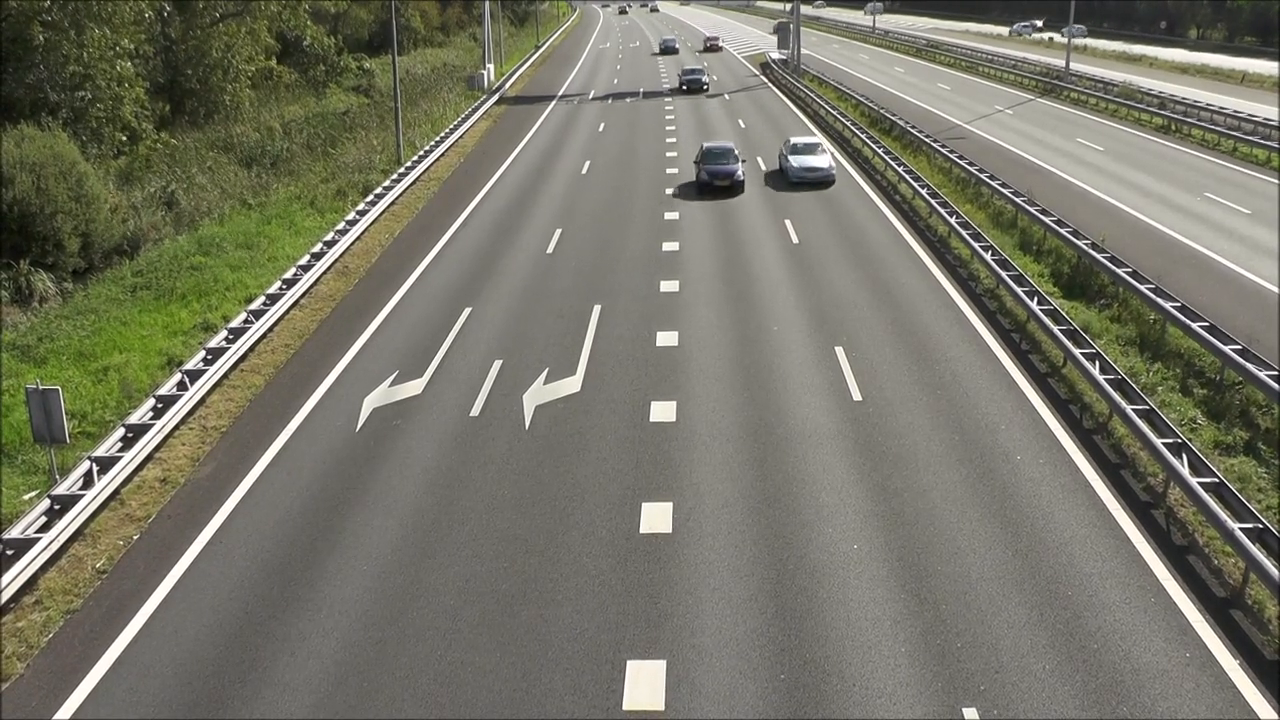
#> input picture frame 33 of Phase2/WhatsApp Video 2022-05-22 at 1.04.00 PM.mp4, 1280 x 720 px, given in place of project_video.mp4, which was not available
$ python main.py
#> lines starting #> are read from the running program, lines starting #| are printed output that depends on the picture; after the words box and inside, x2 and y2 are one past the last pixel; in counts of white or black regions, pixels touching at a corner belong together; pictures that were not available may be replaced by others from this repository, and a replacement may not be noted
import matplotlib.pylab as plt
import cv2
import numpy as np

offset_width = 100

def region(image):
    """This function isolates certain the region that contains the lane lines
    it takes the image we want (We will pass the canny results) to isolate and
    produces the masked image based on our defined region of interest"""

    height, width = image.shape
    region_of_interest = np.array([[(offset_width, height), (550, 350), (1200, height)]])
    mask = np.zeros_like(image)  # Mask now is black image
    mask = cv2.fillPoly(mask, region_of_interest, 255)  # Fill region with white
    mask = cv2.bitwise_and(image, mask)  # Isolate edges that correspond with lane lines

    return mask


def average(image, lines):
    """This function averages hough lines result. it finds m and c of line
    and outputs 2 solid lines instead (one on each side)"""

    left = []
    right = []
    for line in lines:
        x1, y1, x2, y2 = line.reshape(4)
        parameters = np.polyfit((x1, x2), (y1, y2), 1)
        m = parameters[0]
        c = parameters[1]
        if m < 0:
            left.append((m, c))
        else:
            right.append((m, c))

    right_avg = np.average(right, axis=0)
    left_avg = np.average(left, axis=0)
    left_line = make_points(image, left_avg)
    right_line = make_points(image, right_avg)
    return np.array([left_line, right_line])


def edge_detection(img, gray_img, blurred_img):
    """
    # Canny Edge Detection
    Note: Regular canny detection will not work if the lanes has yellow color.
    You can use the following canny() function to reduce overhead **IF** the lanes are only white.
    However, the yellow detection code also detects white lanes anyways.

    edges = cv2.Canny(blurred_img, 50, 150)
    """

    hsv_img = cv2.cvtColor(img, cv2.COLOR_RGB2HSV)
    lower_yellow = np.array([20, 100, 100], dtype="uint8")  # Yellow Ranges
    upper_yellow = np.array([100, 255, 255], dtype="uint8")  # Yellow Ranges
    yellow_mask = cv2.inRange(hsv_img, lower_yellow, upper_yellow)
    white_mask = cv2.inRange(gray_img, 200, 255)
    yw_mask = cv2.bitwise_or(white_mask, yellow_mask)
    edges = cv2.bitwise_and(gray_img, yw_mask)
    return edges


def make_points(image, average):
    try:
        m, c = average
    except TypeError:
        m, c = 0.001, 0
    y1 = int(image.shape[0])
    y2 = int(y1 * (3.3 / 5))
    x1 = int((y1 - c) // m)
    x2 = int((y2 - c) // m)
    return np.array([x1, y1, x2, y2])


def display_lines(image, lines):
    lines_image = np.zeros_like(image, 'uint8')
    poly_image = np.zeros_like(image, 'uint8')
    points = []

    if lines is not None:
        for line in lines:
            x1, y1, x2, y2 = line
            cv2.line(lines_image, (int(x1), int(y1)), (int(x2), int(y2)), (255, 0, 0), 10)

            # Fill space between lines
            if x1 < x2:
                points.append([x1, y1])
                points.append([x2, y2])
            else:
                points.append([x2, y2])
                points.append([x1, y1])

    # Measure distance from center
    actual_center_x_axis = image.shape[1] / 2
    car_center_x_axis = points[0][0] + (points[-1][0] - points[0][0]) / 2
    center_diff = actual_center_x_axis - car_center_x_axis  # Scale is: 10 px = 1 cm

    if center_diff > 0:
        text = f"Vehicle is {abs(round(float(center_diff / 1000), 2))}m left of the center of the lane"
    elif center_diff < 0:
        text = f"Vehicle is {abs(round(float(center_diff / 1000), 2))}m right of the center of the lane"
    else:
        text = f"Vehicle is at the center of the lane"

    # Highlight the lanes
    points = np.array(points)
    cv2.fillPoly(poly_image, [points], (0, 255, 0))
    cv2.addWeighted(poly_image, 0.3, lines_image, 1, 0, lines_image)
    lines_image = cv2.putText(lines_image, text, (50, 50), cv2.FONT_HERSHEY_SIMPLEX, 1, (255, 255, 255), 2, cv2.LINE_AA)

    #  Crop car engine hood
    lines_image = cv2.rectangle(lines_image, (0, image.shape[0] - 75), (image.shape[1], image.shape[0]), (0, 0, 0), -1)

    return lines_image


def frame_process(img):
    # Read Image
    # img  = cv2.imread('test_images/test1')
    # img = cv2.cvtColor(img, cv2.COLOR_RGB2BGR)
    copy = np.copy(img)

    # Convert to Grayscale
    gray_img = cv2.cvtColor(copy, cv2.COLOR_BGR2GRAY)

    # Add Gaussian blur to improve canny results
    blurred_img = cv2.GaussianBlur(gray_img, (5, 5), 0)

    # Edge Detection with support of yellow lanes
    edges = edge_detection(img, gray_img, blurred_img)

    # Isolated lane lines edges
    isolated_lanes = region(edges)

    # Hough line transform
    lines = cv2.HoughLinesP(isolated_lanes, 1, np.pi / 180, 35, np.array([]), minLineLength=25, maxLineGap=2)
    averaged_lines = average(copy, lines)
    black_lines = display_lines(copy, averaged_lines)
    lanes = cv2.addWeighted(copy, 1, black_lines, 1, 1)
    return lanes


# [4 lines of commented-out code are left out]

video = cv2.VideoCapture('project_video.mp4')
frame_width = int(video.get(3))
frame_height = int(video.get(4))

#  result = cv2.VideoWriter('RESULT.avi',cv2.VideoWriter_fourcc(*'MJPG'), 25, (frame_width, frame_height)) #  Already exported it once

while video.isOpened():
    ret, frame = video.read()
#> frame is the input picture: shape (720, 1280, 3); mean B, G, R 103.9, 117.9, 118.6
    if ret == True:
        frame = frame_process(frame)
#> in frame_process, `gray_img = cv2.cvtColor(copy, cv2.COLOR_BGR2GRAY)`:
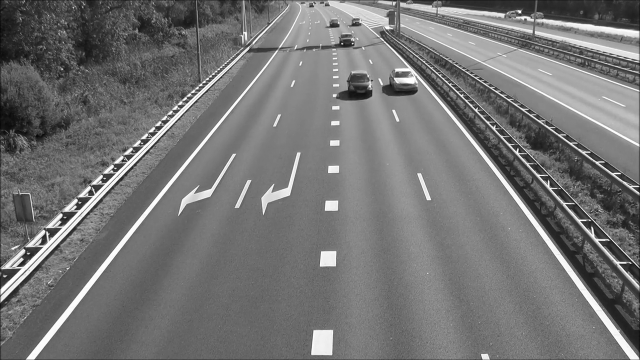
#> gray_img: shape (720, 1280) (shown at 1/2 size); min 0, max 255, mean 116.6
#> in edge_detection, `yellow_mask = cv2.inRange(hsv_img, lower_yellow, upper_yellow)`:
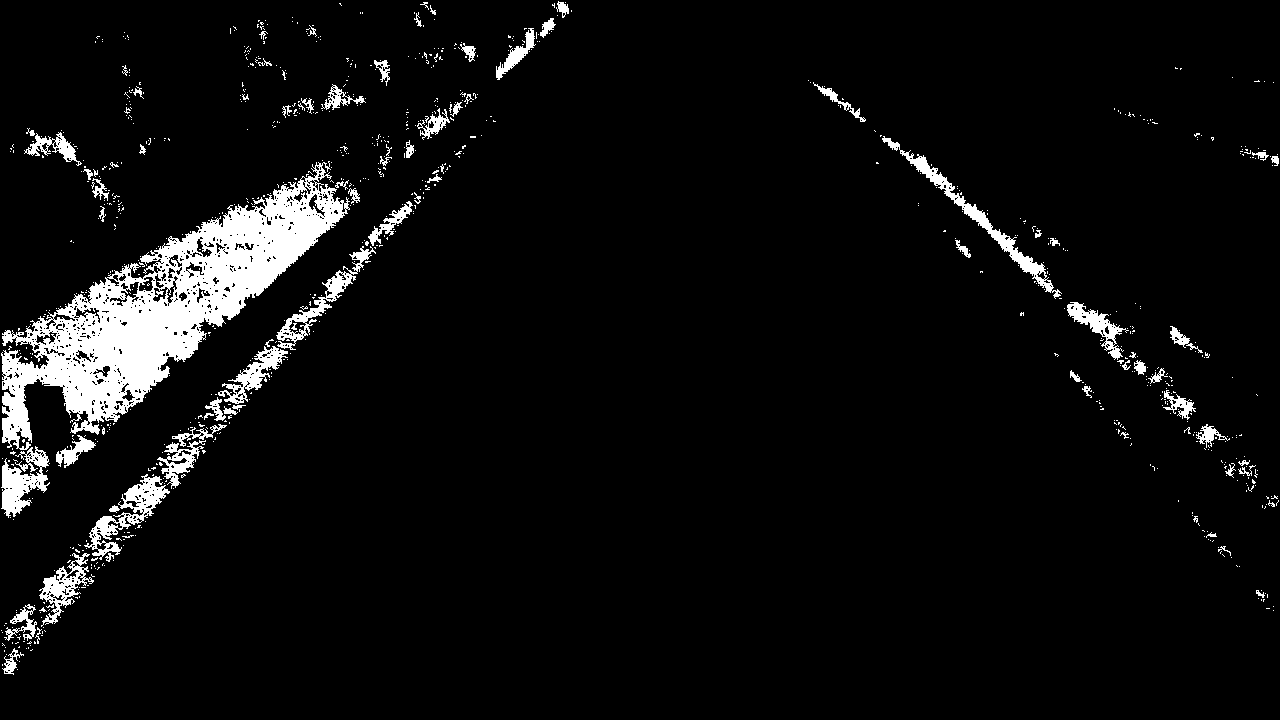
#> yellow_mask: shape (720, 1280); 5.7% white; 897 white regions (816 under 20 px), largest, box (x1, y1, x2, y2) and area: (1, 161, 350, 450) 30213, (882, 136, 1062, 299) 2148, (84, 474, 170, 560) 1901
#> in region, `mask = cv2.bitwise_and(image, mask)`:
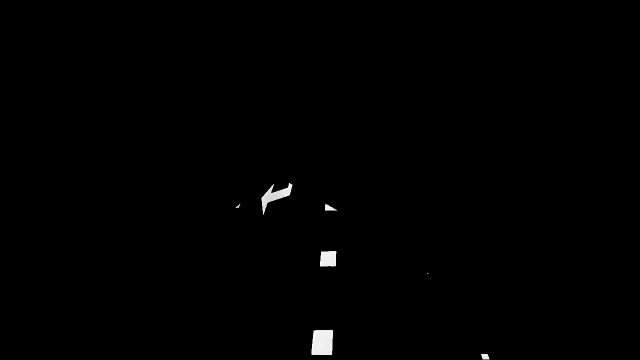
#> mask: shape (720, 1280) (shown at 1/2 size); min 0, max 255, mean 1.2
#> in frame_process, `lines = cv2.HoughLinesP(isolated_lanes, 1, np.pi / 180, 35, np.array([..`: lines = 61 rows, first 6: [659, 531, 661, 502], [645, 709, 649, 660], [660, 709, 661, 660], [650, 532, 651, 503], [640, 709, 642, 660], [644, 532, 645, 503]
#> the loop in average, `for line in lines:` made 61 passes
#> (x1, y1, x2, y2, m, c) on passes 1 to 8: (659, 531, 661, 502, -14.5, 10086.5), (645, 709, 649, 660, -12.25, 8610.2), (660, 709, 661, 660, -49, 33049), (650, 532, 651, 503, -29, 19382), (640, 709, 642, 660, -24.5, 16389), (644, 532, 645, 503, -29, 19208), (652, 532, 656, 503, -7.25, 5259), (633, 709, 641, 663, -5.75, 4348.8)
#> after the loop in average, `for line in lines:`: left = 57 pairs, first value -49 to -0.404, second value 610.3 to 33196; right = [(0.517, 342.2), (0.389, 258.5), (0.512, 339.7), (0.546, 348.2)]
#> in average, `right_avg = np.average(right, axis=0)`: right_avg = [0.491, 322.2]
#> in average, `left_avg = np.average(left, axis=0)`: left_avg = [-13.79, 9517.1]
#> in make_points, `m, c = average`: m = -13.79; c = 9517.1
#> in make_points, `x1 = int((y1 - c) // m)`: x1 = 637
#> in make_points, `x2 = int((y2 - c) // m)`: x2 = 655
#> in average, `left_line = make_points(image, left_avg)`: left_line = [637, 720, 655, 475]
#> in average, `right_line = make_points(image, right_avg)`: right_line = [810, 720, 311, 475]
#> in frame_process, `averaged_lines = average(copy, lines)`: averaged_lines = [[637, 720, 655, 475], [810, 720, 311, 475]]
#> the loop in display_lines, `for line in lines:` made 2 passes
#> after the loop in display_lines, `for line in lines:`: points = [[637, 720], [655, 475], [311, 475], [810, 720]]
#> in display_lines, `car_center_x_axis = points[0][0] + (points[-1][0] - points[0][0]) / 2`: car_center_x_axis = 723.5
#> in display_lines, `center_diff = actual_center_x_axis - car_center_x_axis`: center_diff = -83.5
#> in frame_process, `lanes = cv2.addWeighted(copy, 1, black_lines, 1, 1)`:
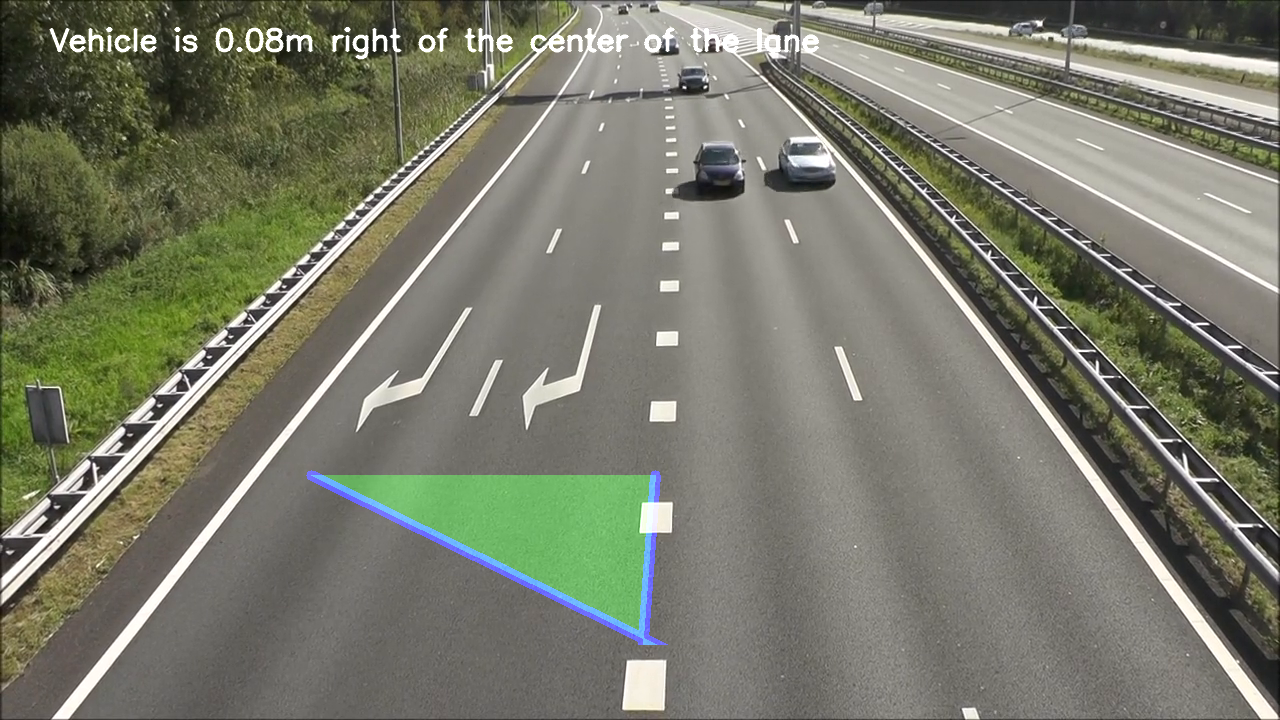
#> lanes: shape (720, 1280, 3); mean B, G, R 106.9, 122.2, 120.5
        #  result.write(frame)  #  Already exported it once
        cv2.imshow('Frame', frame)
        if cv2.waitKey(1) & 0xFF == ord('q'):
#> (key q is pressed here)
            break
    else:
        break
video.release()
cv2.destroyAllWindows()

$ run again, starting later in the video
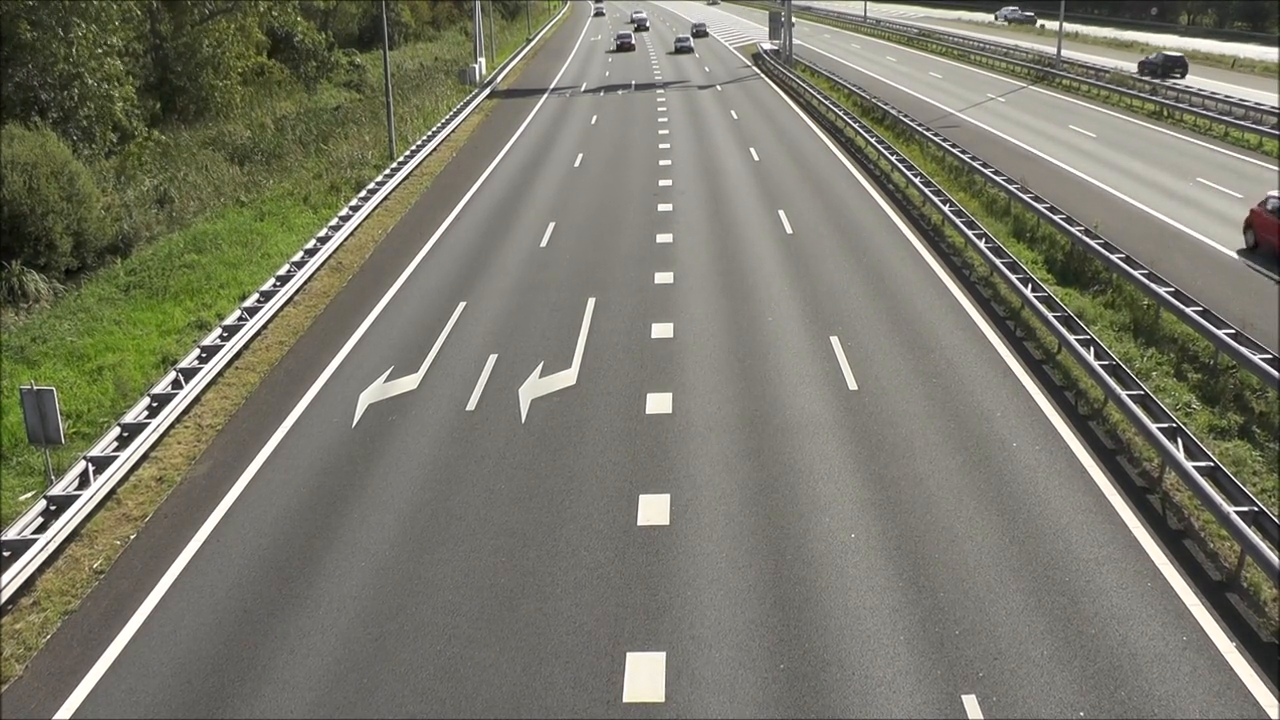
#> input picture frame 150 of Phase2/WhatsApp Video 2022-05-22 at 1.04.00 PM.mp4, 1280 x 720 px, given in place of project_video.mp4, which was not available
#> frame is the input picture: shape (720, 1280, 3); mean B, G, R 106.3, 120.4, 121.2
#> hsv_img: shape (720, 1280, 3); mean H, S, V 95.4, 39.3, 122.7
#> in edge_detection, `yellow_mask = cv2.inRange(hsv_img, lower_yellow, upper_yellow)`:
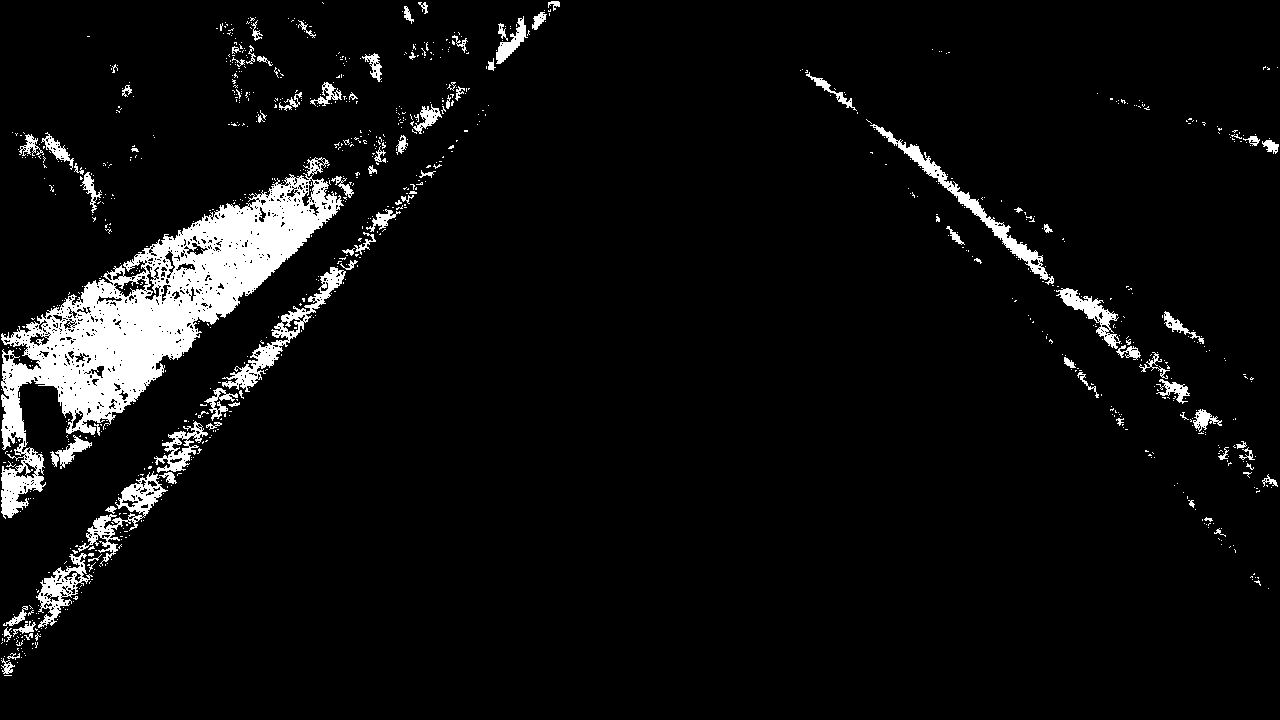
#> yellow_mask: shape (720, 1280); 5.7% white; 937 white regions (845 under 20 px), largest, box (x1, y1, x2, y2) and area: (1, 157, 344, 519) 31871, (870, 124, 1054, 285) 2215, (222, 267, 346, 392) 2201
#> white_mask: shape (720, 1280); 5.4% white; 327 white regions (244 under 20 px), largest, box (x1, y1, x2, y2) and area: (1, 86, 491, 603) 7657, (761, 74, 1278, 719) 7251, (52, 93, 548, 719) 6291
#> yw_mask: shape (720, 1280); 11.1% white; 1246 white regions (1073 under 20 px), largest, box (x1, y1, x2, y2) and area: (1, 157, 344, 519) 32008, (1, 86, 491, 603) 7657, (761, 74, 1278, 719) 7251
#> lines = 56 rows, first 6: [646, 701, 647, 652], [649, 701, 649, 652], [653, 701, 653, 652], [657, 652, 659, 701], [656, 652, 657, 701], [637, 701, 641, 652]
#> the loop in average, `for line in lines:` made 56 passes
#> (x1, y1, x2, y2, m, c) on passes 1 to 8: (646, 701, 647, 652, -49, 32355), (649, 701, 649, 652, 0.521, 338.2), (653, 701, 653, 652, 0.518, 338.2), (657, 652, 659, 701, 24.5, -15444.5), (656, 652, 657, 701, 49, -31492), (637, 701, 641, 652, -12.25, 8504.2), (644, 524, 646, 495, -14.5, 9862), (652, 524, 655, 494, -10, 7044)
#> after the loop in average, `for line in lines:`: left = 39 pairs, first value -49 to -0.25, second value 525.7 to 33139; right = [(0.521, 338.2), (0.518, 338.2), (24.5, -15444.5), (49, -31492), (0.522, 338.2), (0.515, 335.7), (30, -19216), (0.399, 255), (0.386, 254.5), (49, -31443), (0.52, 338.2), (0.52, 338.2), (0.525, 343.5), (0.242, 251.2), (0.212, 269.4), (25, -15902), (0.388, 254.5)]
#> right_avg = [10.75, -6461.3]
#> left_avg = [-17.9, 12093.5]
#> in make_points, `m, c = average`: m = -17.9; c = 12093.5
#> in make_points, `x1 = int((y1 - c) // m)`: x1 = 635
#> in make_points, `x2 = int((y2 - c) // m)`: x2 = 648
#> left_line = [635, 720, 648, 475]
#> right_line = [667, 720, 645, 475]
#> averaged_lines = [[635, 720, 648, 475], [667, 720, 645, 475]]
#> the loop in display_lines, `for line in lines:` made 2 passes
#> after the loop in display_lines, `for line in lines:`: points = [[635, 720], [648, 475], [645, 475], [667, 720]]
#> car_center_x_axis = 651
#> center_diff = -11
#> in display_lines, `lines_image = cv2.rectangle(lines_image, (0, image.shape[0] - 75), (im..`:
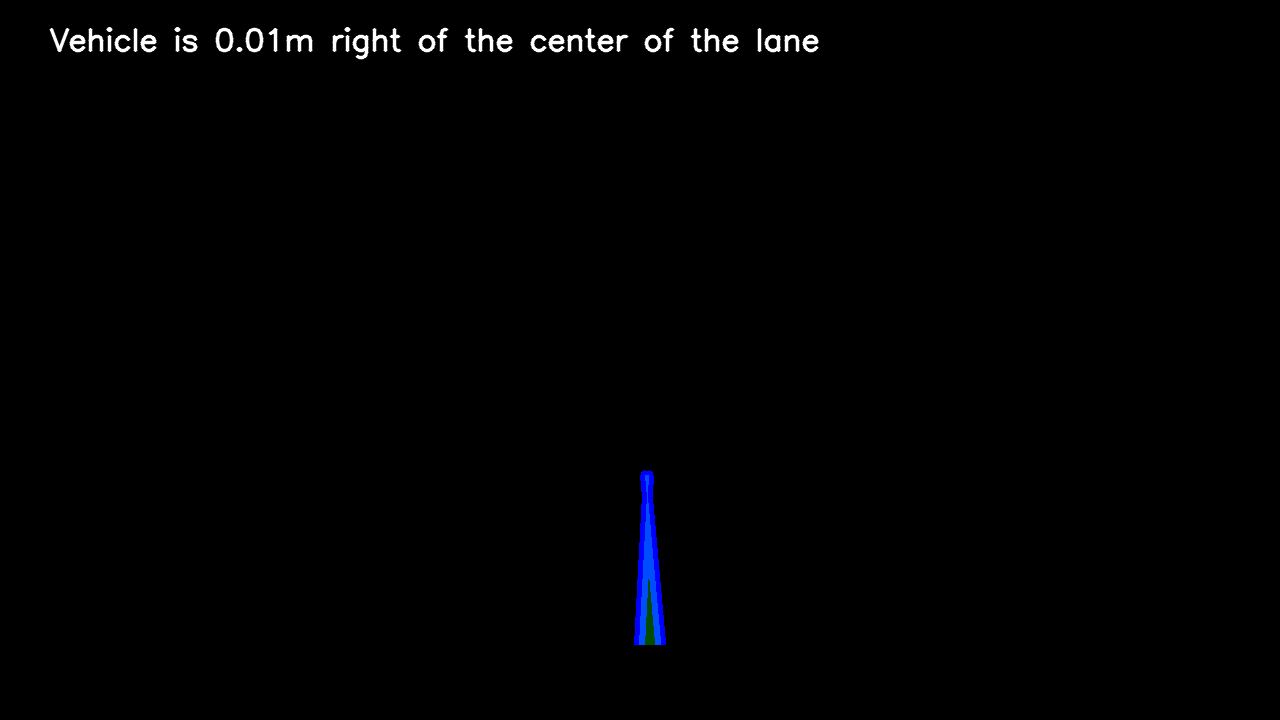
#> lines_image: shape (720, 1280, 3); mean of channels 0, 1, 2 2.3, 1.6, 1.5; drawn as B, G, R
